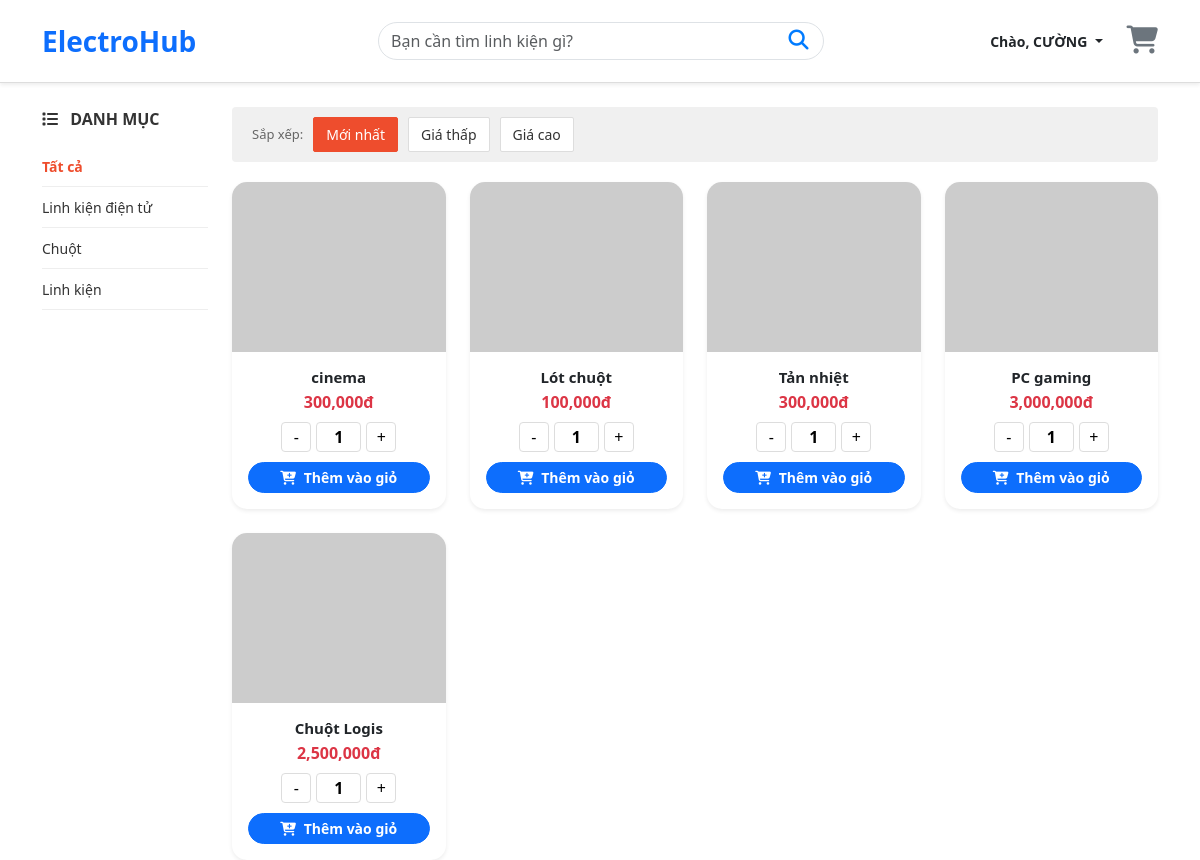
Screenshot of /mua_hang.php (signed in) with the database file from the repository.
### tables this page shows
CREATE TABLE `danh_muc` (
  `id_danh_muc` int NOT NULL AUTO_INCREMENT,
  `ten_danh_muc` varchar(100) NOT NULL,
  `mo_ta` text,
  PRIMARY KEY (`id_danh_muc`)
);

CREATE TABLE `san_pham` (
  `id_sp` int NOT NULL AUTO_INCREMENT,
  `ma_san_pham` varchar(50) NOT NULL,
  `ten_sp` varchar(255) NOT NULL,
  `mo_ta` text,
  `gia_tien` decimal(15,2) DEFAULT '0.00',
  `so_luong_kho` int DEFAULT '0',
  `ma_danh_muc` int DEFAULT NULL,
  `hinh_anh` varchar(255) DEFAULT NULL,
  PRIMARY KEY (`id_sp`),
  UNIQUE KEY `ma_san_pham` (`ma_san_pham`),
  KEY `fk_sanpham_danhmuc` (`ma_danh_muc`),
  CONSTRAINT `fk_sanpham_danhmuc` FOREIGN KEY (`ma_danh_muc`) REFERENCES `danh_muc` (`id_danh_muc`) ON DELETE SET NULL
);

### mua_hang.php (the view, shortened to what this page needs)
<?php
$conn = new mysqli("localhost", "root", "", "quan_ly_kho");
mysqli_set_charset($conn, "utf8");
$search = isset($_GET['query']) ? $_GET['query'] : "";
$sort = isset($_GET['sort']) ? $_GET['sort'] : "newest";
$category = isset($_GET['category']) ? $_GET['category'] : "";
$order_sql = "san_pham.id_sp DESC";
$where_sql = "";
$sql = "SELECT san_pham.*, danh_muc.ten_danh_muc
        FROM san_pham
        LEFT JOIN danh_muc ON san_pham.ma_danh_muc = danh_muc.id_danh_muc
        $where_sql
        ORDER BY $order_sql";
$result = $conn->query($sql);
$name_to_show = "";
if (isset($_SESSION['ho_ten'])) {
    $name_to_show = $_SESSION['ho_ten'];
} elseif (isset($_SESSION['user_admin'])) {
    $name_to_show = $_SESSION['user_admin'];
}
?>
<!DOCTYPE html>
<html lang="vi">
<head>
    <link href="https://cdn.jsdelivr.net/npm/bootstrap@5.3.0/dist/css/bootstrap.min.css" rel="stylesheet">
    <link rel="stylesheet" href="https://cdnjs.cloudflare.com/ajax/libs/font-awesome/6.4.0/css/all.min.css">
</head>
<body>
<nav class="navbar sticky-top mb-4 shadow-sm">
    <div class="container d-flex justify-content-between align-items-center">
        <a class="navbar-brand fw-bold text-primary fs-3" href="mua_hang.php">ElectroHub</a>
        <form class="search-box" action="mua_hang.php" method="GET">
            <input type="text" name="query" class="form-control rounded-pill pe-5"
                   placeholder="Bạn cần tìm linh kiện gì?" value="<?php echo htmlspecialchars($search); ?>">
            <button type="submit" class="search-btn"><i class="fa fa-search fs-5"></i></button>
        </form>
        <div class="d-flex align-items-center">
            <div class="me-4">
                <?php if ($name_to_show != ""): ?>
                    <div class="dropdown">
                        <a class="text-dark dropdown-toggle fw-bold text-decoration-none" href="#" data-bs-toggle="dropdown" style="font-size: 14px;">
                            Chào, <?php echo $name_to_show; ?>
                        </a>
                    </div>
                <?php else: ?>
                    <a href="dang_nhap.php" class="btn-login-main"><i class="fa fa-user me-1"></i> ĐĂNG NHẬP</a>
                <?php endif; ?>
            </div>
            <a href="<?php echo isset($_SESSION['user_admin']) ? 'giohang.php' : 'dang_nhap.php'; ?>" class="cart-wrapper" onclick="<?php if(!isset($_SESSION['user_admin'])) echo "alert('Vui lòng đăng nhập để xem giỏ hàng!');"; ?>">
                <i class="fa fa-shopping-cart fs-3 text-secondary"></i>
            </a>
        </div>
    </div>
</nav>
<div class="container">
    <div class="row">
        <div class="col-md-3 col-lg-2">
            <div class="category-title"><i class="fa fa-list me-2"></i> DANH MỤC</div>
            <ul class="category-list">
                <li class="category-item">
                    <a href="mua_hang.php" class="category-link <?php echo ($category == '') ? 'active' : ''; ?>">Tất cả</a>
                </li>
                <?php
                $res_dm = $conn->query("SELECT * FROM danh_muc");
                while($dm = $res_dm->fetch_assoc()):
                    $ten_dm = $dm['ten_danh_muc'];
                ?>
                <li class="category-item">
                    <a href="?category=<?php echo urlencode($ten_dm); ?>&query=<?php echo urlencode($search); ?>"
                       class="category-link <?php echo ($category == $ten_dm) ? 'active' : ''; ?>">
                        <?php echo $ten_dm; ?>
                    </a>
                </li>
                <?php endwhile; ?>
            </ul>
        </div>
        <div class="col-md-9 col-lg-10">
            <div class="sort-bar">
                <span style="font-size:13px; color: #666;">Sắp xếp:</span>
                <a href="?sort=newest&query=<?php echo urlencode($search); ?>&category=<?php echo urlencode($category); ?>" class="sort-btn <?php echo ($sort == 'newest') ? 'active' : ''; ?>">Mới nhất</a>
                <a href="?sort=price_asc&query=<?php echo urlencode($search); ?>&category=<?php echo urlencode($category); ?>" class="sort-btn <?php echo ($sort == 'price_asc') ? 'active' : ''; ?>">Giá thấp</a>
                <a href="?sort=price_desc&query=<?php echo urlencode($search); ?>&category=<?php echo urlencode($category); ?>" class="sort-btn <?php echo ($sort == 'price_desc') ? 'active' : ''; ?>">Giá cao</a>
            </div>
            <div class="row row-cols-1 row-cols-md-3 row-cols-lg-4 g-4">
                <?php if ($result && $result->num_rows > 0): ?>
                    <?php while($row = $result->fetch_assoc()): ?>
                        <div class="col">
                            <div class="card h-100 border-0 shadow-sm" style="border-radius:15px; overflow: hidden;">
                                <a href="chi_tiet_sp.php?id=<?php echo $row['id_sp']; ?>">
                                    <img src="uploads/<?php echo $row['hinh_anh']; ?>" class="card-img-top"
                                         style="height:170px; object-fit:cover;"
                                         onerror="this.src='https://via.placeholder.com/200'">
                                </a>
                                <div class="card-body text-center">
                                    <h6 class="fw-bold mb-1" style="font-size: 15px;">
                                        <a href="chi_tiet_sp.php?id=<?php echo $row['id_sp']; ?>" style="text-decoration: none; color: inherit;">
                                            <?php echo $row['ten_sp']; ?>
                                        </a>
                                    </h6>
                                    <p class="text-danger fw-bold mb-2"><?php echo number_format($row['gia_tien']); ?>đ</p>
                                    <div class="qty-input-group">
                                        <button type="button" class="btn-qty" onclick="changeQty(<?php echo $row['id_sp']; ?>, -1)">-</button>
                                        <input type="text" id="qty_<?php echo $row['id_sp']; ?>" value="1" readonly class="input-qty">
                                        <button type="button" class="btn-qty" onclick="changeQty(<?php echo $row['id_sp']; ?>, 1)">+</button>
                                    </div>
                                    <button onclick="addToCart(<?php echo $row['id_sp']; ?>)" class="btn btn-sm btn-primary rounded-pill px-3 w-100 fw-bold">
                                        <i class="fa fa-cart-plus me-1"></i> Thêm vào giỏ
                                    </button>
                                </div>
                            </div>
                        </div>
                    <?php endwhile; ?>
                <?php else: ?>
                    <div class="col-12 text-center py-5">
                        <p class="text-muted">Không tìm thấy sản phẩm nào.</p>
                    </div>
                <?php endif; ?>
            </div>
        </div>
    </div>
</div>
</body>
</html>

### mua_hang.php (style rules this page uses)
.navbar { background: white; border-bottom: 1px solid #ddd; padding: 15px 0; }
.search-box { position: relative; width: 40%; }
.search-btn { position: absolute; right: 10px; top: 50%; transform: translateY(-50%); border: none; background: none; color: #007bff; cursor: pointer; }
.category-title { font-weight: bold; font-size: 16px; margin-bottom: 15px; color: #333; }
.category-list { list-style: none; padding: 0; }
.category-item { padding: 8px 0; border-bottom: 1px solid #eee; }
.category-link { text-decoration: none; color: #333; font-size: 14px; }
.category-link:hover, .category-link.active { color: #ee4d2d; font-weight: bold; }
.sort-bar { background: #f0f0f0; padding: 10px 20px; border-radius: 4px; display: flex; align-items: center; gap: 10px; margin-bottom: 20px; }
.sort-btn { background: white; border: 1px solid #ddd; padding: 6px 12px; font-size: 14px; border-radius: 2px; text-decoration: none; color: #333; }
.sort-btn.active { background: #ee4d2d; color: white; border-color: #ee4d2d; }
.cart-wrapper { position: relative; display: inline-block; color: #666; text-decoration: none; }
.qty-input-group { display: flex; align-items: center; justify-content: center; gap: 5px; margin-bottom: 10px; }
.btn-qty { width: 30px; height: 30px; padding: 0; line-height: 1; border: 1px solid #ddd; background: #fff; border-radius: 4px; }
.input-qty { width: 45px; height: 30px; text-align: center; border: 1px solid #ddd; border-radius: 4px; font-weight: bold; }

### rows the page displays
danh_muc: ten_danh_muc "Linh kiện điện tử"
danh_muc: ten_danh_muc "Chuột"
danh_muc: ten_danh_muc "Linh kiện"
san_pham: ten_sp "cinema", gia_tien "300,000"
san_pham: ten_sp "Lót chuột", gia_tien "100,000"
san_pham: ten_sp "Tản nhiệt", gia_tien "300,000"
san_pham: ten_sp "PC gaming", gia_tien "3,000,000"
san_pham: ten_sp "Chuột Logis", gia_tien "2,500,000"

### other values shown
$name_to_show "CƯỜNG"
